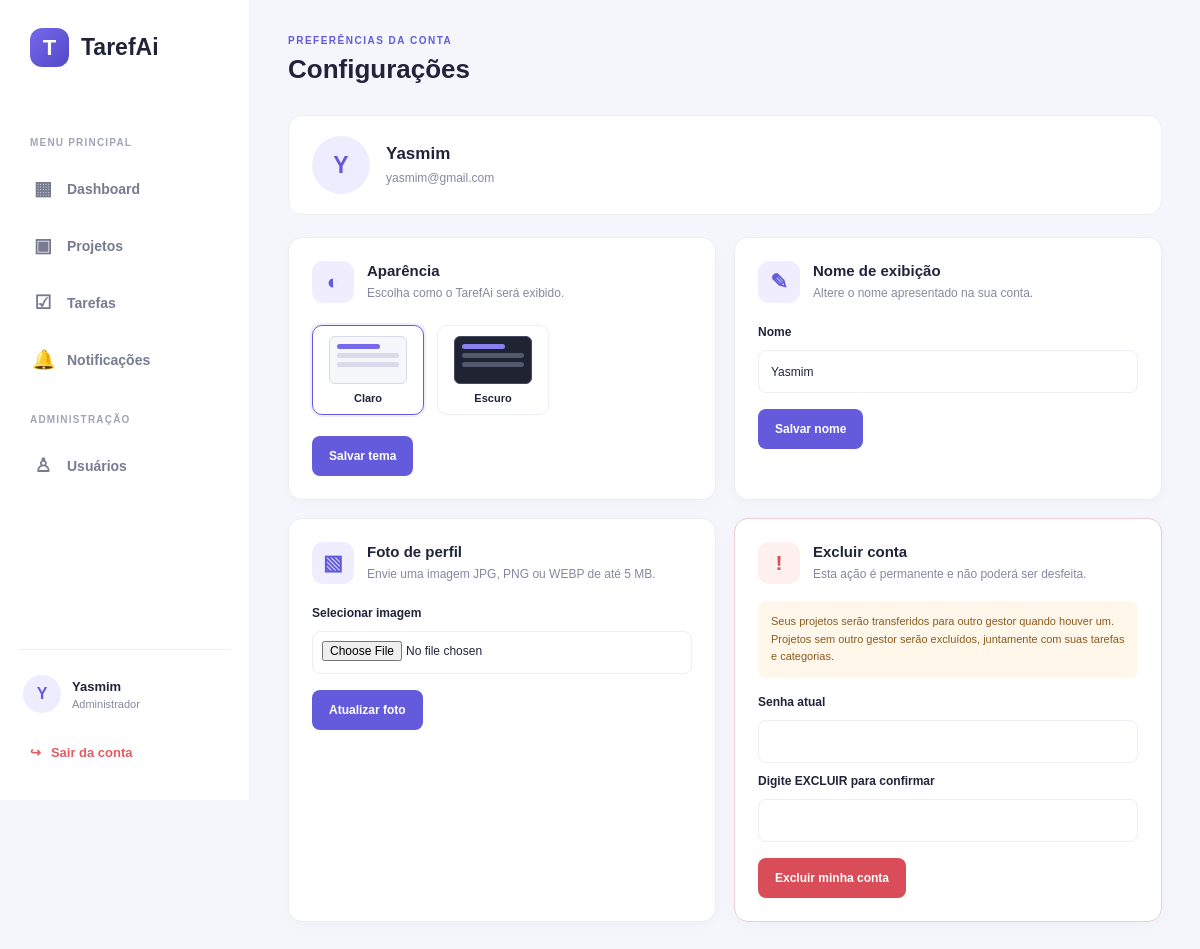
Screenshot of /pages/configuracoes.php (signed in) with the database file from the repository.
### tables this page shows
CREATE TABLE `usuarios` (
  `id` int(11) NOT NULL AUTO_INCREMENT,
  `nome` varchar(120) NOT NULL,
  `email` varchar(150) NOT NULL,
  `senha` varchar(255) NOT NULL,
  `role` enum('admin','default') NOT NULL DEFAULT 'default',
  `tema` enum('claro','escuro') NOT NULL DEFAULT 'claro',
  `foto_perfil` varchar(255) DEFAULT NULL,
  PRIMARY KEY (`id`),
  UNIQUE KEY `email` (`email`)
);

### pages/configuracoes.php (the view, shortened to what this page needs)
<?php
require_once $_SERVER['DOCUMENT_ROOT'] . '/TarefAi/lib/database/connection.php';
$usuarioId = (int) $_SESSION['usuario_id'];
function configuracoesEscapar($valor): string
{
    return htmlspecialchars((string) $valor, ENT_QUOTES, 'UTF-8');
}
$stmtUsuario = $pdo->prepare(
    'SELECT id, nome, email, senha, role, tema, foto_perfil
     FROM usuarios
     WHERE id = ?
     LIMIT 1'
);
$stmtUsuario->execute([$usuarioId]);
$usuario = $stmtUsuario->fetch();
$temaAtual = $_SESSION['tema'] ?? 'claro';
$fotoPerfil = $_SESSION['foto_perfil'] ?? null;
$primeiraLetra = function_exists('mb_substr')
    ? mb_strtoupper(mb_substr($usuario['nome'], 0, 1, 'UTF-8'), 'UTF-8')
    : strtoupper(substr($usuario['nome'], 0, 1));
?>
<!DOCTYPE html>
<html lang="pt-BR" data-theme="<?= configuracoesEscapar($temaAtual) ?>">
<head>
    <link rel="stylesheet" href="../css/dashboard.css">
</head>
<body>
<div class="dashboard-container">
    <?php require_once $_SERVER['DOCUMENT_ROOT'] . '/TarefAi/components/sidebar.php'; ?>
    <main class="main-content settings-main">
        <header class="topbar">
            <section>
                <span class="topbar-label">PREFERÊNCIAS DA CONTA</span>
                <h1>Configurações</h1>
            </section>
        </header>
        <section class="settings-intro">
            <div class="settings-profile-preview">
                <?php if ($fotoPerfil): ?>
                    <img src="../<?= configuracoesEscapar($fotoPerfil) ?>" alt="Foto de perfil">
                <?php else: ?>
                    <span><?= configuracoesEscapar($primeiraLetra) ?></span>
                <?php endif; ?>
            </div>
            <div>
                <h2><?= configuracoesEscapar($usuario['nome']) ?></h2>
                <p><?= configuracoesEscapar($usuario['email']) ?></p>
            </div>
        </section>
        <section class="settings-grid">
            <article class="settings-card">
                <div class="settings-card-heading">
                    <span class="settings-icon">◐</span>
                    <div>
                        <h2>Aparência</h2>
                        <p>Escolha como o TarefAi será exibido.</p>
                    </div>
                </div>
                <form method="POST" class="settings-form">
                    <div class="theme-options">
                        <label class="theme-option <?= $temaAtual === 'claro' ? 'selected' : '' ?>">
                            <span class="theme-preview theme-preview-light"><i></i><i></i><i></i></span>
                            <strong>Claro</strong>
                        </label>
                        <label class="theme-option <?= $temaAtual === 'escuro' ? 'selected' : '' ?>">
                            <span class="theme-preview theme-preview-dark"><i></i><i></i><i></i></span>
                            <strong>Escuro</strong>
                        </label>
                    </div>
                    <button type="submit" class="settings-button">Salvar tema</button>
                </form>
            </article>
            <article class="settings-card">
                <div class="settings-card-heading">
                    <span class="settings-icon">✎</span>
                    <div>
                        <h2>Nome de exibição</h2>
                        <p>Altere o nome apresentado na sua conta.</p>
                    </div>
                </div>
                <form method="POST" class="settings-form">
                    <label for="nome">Nome</label>
                    <input class="settings-input" type="text" id="nome" name="nome" maxlength="120" value="<?= configuracoesEscapar($usuario['nome']) ?>" required>
                    <button type="submit" class="settings-button">Salvar nome</button>
                </form>
            </article>
            <article class="settings-card">
                <div class="settings-card-heading">
                    <span class="settings-icon">▧</span>
                    <div>
                        <h2>Foto de perfil</h2>
                        <p>Envie uma imagem JPG, PNG ou WEBP de até 5 MB.</p>
                    </div>
                </div>
                <form method="POST" enctype="multipart/form-data" class="settings-form">
                    <label for="foto_perfil">Selecionar imagem</label>
                    <input class="settings-file" type="file" id="foto_perfil" name="foto_perfil" accept="image/jpeg,image/png,image/webp" required>
                    <button type="submit" class="settings-button">Atualizar foto</button>
                </form>
            </article>
            <article class="settings-card settings-danger-card">
                <div class="settings-card-heading">
                    <span class="settings-icon danger-icon">!</span>
                    <div>
                        <h2>Excluir conta</h2>
                        <p>Esta ação é permanente e não poderá ser desfeita.</p>
                    </div>
                </div>
                <div class="settings-warning">
                    Seus projetos serão transferidos para outro gestor quando houver um. Projetos sem outro gestor serão excluídos, juntamente com suas tarefas e categorias.
                </div>
                <form method="POST" class="settings-form" id="deleteAccountForm">
                    <label for="senha_atual">Senha atual</label>
                    <input class="settings-input" type="password" id="senha_atual" name="senha_atual" autocomplete="current-password" required>
                    <label for="confirmacao_exclusao">Digite EXCLUIR para confirmar</label>
                    <input class="settings-input" type="text" id="confirmacao_exclusao" name="confirmacao_exclusao" autocomplete="off" required>
                    <button type="submit" class="settings-button settings-button-danger">Excluir minha conta</button>
                </form>
            </article>
        </section>
    </main>
</div>
</body>
</html>

### css/dashboard.css (style rules this page uses)
* { margin: 0; padding: 0; box-sizing: border-box; }
:root { --primary: #635bdb; --primary-dark: #5148c7; --background: #f5f6fb; --white: #ffffff; --text: #20243a; --text-light: #85899e; --border: #eceef4; --green: #16a779; --orange: #ed9c45; --blue: #4489e8; --purple: #8067df; }
body { font-family: Arial, Helvetica, sans-serif; background: var(--background); color: var(--text); }
.dashboard-container { display: flex; min-height: 100vh; }
.main-content { flex: 1; min-width: 0; padding: 30px 38px; }
.topbar { display: flex; align-items: center; justify-content: space-between; margin-bottom: 30px; }
.topbar-label { font-size: 10px; font-weight: 800; color: var(--primary); letter-spacing: 1.5px; }
.topbar h1 { font-size: 26px; margin-top: 6px; }
.settings-main { max-width: 1500px; }
.settings-intro { display: flex; align-items: center; gap: 16px; background: #fff; border: 1px solid var(--border); border-radius: 14px; padding: 20px 23px; margin-bottom: 22px; }
.settings-profile-preview { width: 58px; height: 58px; min-width: 58px; border-radius: 50%; overflow: hidden; display: flex; align-items: center; justify-content: center; background: #eeecff; color: #635bdb; font-size: 23px; font-weight: 800; }
.settings-intro h2 { font-size: 17px; margin-bottom: 5px; }
.settings-intro p, .settings-card p { color: var(--text-light); font-size: 12px; line-height: 1.5; }
.settings-grid { display: grid; grid-template-columns: repeat(2, minmax(0, 1fr)); gap: 18px; }
.settings-card { min-width: 0; background: #fff; border: 1px solid var(--border); border-radius: 14px; padding: 23px; box-shadow: 0 3px 12px rgba(30, 35, 80, 0.025); }
.settings-card-heading { display: flex; align-items: center; gap: 13px; margin-bottom: 22px; }
.settings-card-heading h2 { font-size: 15px; margin-bottom: 5px; }
.settings-icon { width: 42px; height: 42px; min-width: 42px; display: flex; align-items: center; justify-content: center; border-radius: 11px; background: #f0edff; color: #635bdb; font-size: 21px; font-weight: 700; }
.settings-form { display: flex; flex-direction: column; align-items: flex-start; gap: 11px; }
.settings-form label { color: var(--text); font-size: 12px; font-weight: 700; }
.settings-input, .settings-file { width: 100%; min-height: 43px; padding: 10px 12px; border: 1px solid var(--border); border-radius: 8px; background: #fff; color: var(--text); font: inherit; font-size: 12px; outline: none; }
.settings-file { padding: 9px; }
.settings-button { min-height: 40px; padding: 0 17px; border: 0; border-radius: 8px; background: var(--primary); color: #fff; font-size: 12px; font-weight: 700; cursor: pointer; transition: 0.2s; margin-top: 5px; }
.theme-options { display: flex; gap: 13px; width: 100%; margin-bottom: 5px; }
.theme-option { position: relative; display: flex; flex-direction: column; align-items: center; gap: 8px; width: 112px; padding: 10px; border: 1px solid var(--border); border-radius: 10px; cursor: pointer; color: var(--text); }
.theme-option.selected { border-color: var(--primary); box-shadow: 0 0 0 2px rgba(99, 91, 219, 0.10); }
.theme-option strong { font-size: 11px; }
.theme-preview { width: 78px; height: 48px; padding: 7px; display: flex; flex-direction: column; gap: 4px; border: 1px solid #d8dbea; border-radius: 6px; }
.theme-preview i { display: block; height: 5px; border-radius: 3px; }
.theme-preview-light { background: #f6f7fb; }
.theme-preview-light i { background: #d9dbea; }
.theme-preview-light i:first-child { width: 70%; background: #7669ec; }
.theme-preview-dark { background: #202332; border-color: #454b60; }
.theme-preview-dark i { background: #51586e; }
.theme-preview-dark i:first-child { width: 70%; background: #8b80f0; }
.settings-danger-card { border-color: #f0cfd2; }
.danger-icon { background: #fff0f0; color: #d64e58; }
.settings-warning { padding: 12px 13px; margin: -5px 0 17px; border-radius: 8px; background: #fff7e9; color: #8a5a1f; font-size: 11px; line-height: 1.6; }
.settings-button-danger { background: #d94d58; }

### rows the page displays
usuarios: nome "Y", nome "Yasmim", email "yasmim@gmail.com"

### other values shown
sidebarEscapar($sidebarPrimeiraLetra) "Y"
sidebarEscapar($sidebarNomeUsuario) "Yasmim"
